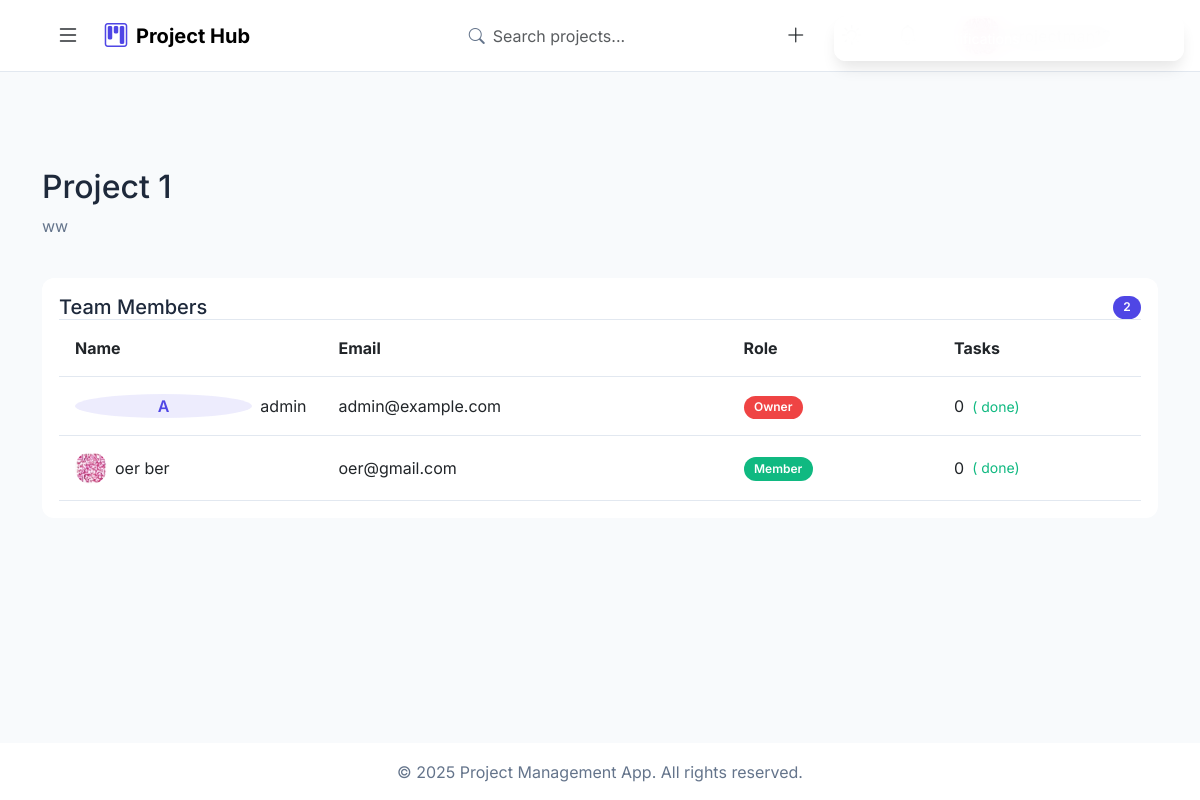
The app's page /projects/1/ (signed in) with its own data.
### projects/models.py (models this page shows, shortened)
class Project(models.Model):
    STATUS_CHOICES = [
        ('planned', 'Planned'),
        ('active', 'Active'),
        ('completed', 'Completed'),
        ('on_hold', 'On Hold')
    ]
    PRIORITY_CHOICES = [
        ('low', 'Low'),
        ('medium', 'Medium'),
        ('high', 'High')
    ]
    name = models.CharField(max_length=200)
    description = models.TextField()
    team = models.ForeignKey(Team, on_delete=models.CASCADE, related_name='projects')
    manager = models.ForeignKey(User, on_delete=models.CASCADE, related_name='managed_projects')
    status = models.CharField(max_length=20, choices=STATUS_CHOICES, default='planned')
    priority = models.CharField(max_length=20, choices=PRIORITY_CHOICES, default='medium')
    start_date = models.DateField()
    end_date = models.DateField()
    created_at = models.DateTimeField(auto_now_add=True)
    class Meta:
        ordering = ['-created_at']
        constraints = [
            models.UniqueConstraint(fields=['name', 'team'], name='unique_project_name_in_team')
        ]

class Team(models.Model):
    name = models.CharField(max_length=200, unique=True)
    description = models.TextField(blank=True)
    owner = models.ForeignKey(
        'User',
        on_delete=models.CASCADE,
        related_name='owned_teams',
        default=get_default_owner,
        null=True
    )
    avatar = models.ImageField(
        upload_to='team_avatars/',
        null=True,
        blank=True
    )
    created_at = models.DateTimeField(auto_now_add=True)
    updated_at = models.DateTimeField(auto_now=True)
    class Meta:
        ordering = ['-created_at']
        constraints = [
            models.UniqueConstraint(
                fields=['name', 'owner'],
                name='unique_team_name_per_owner'
            )
        ]

class TeamMember(models.Model):
    ROLE_CHOICES = [
        ('owner', 'Owner'),      # Full control over team
        ('manager', 'Manager'),  # Can manage projects and members
        ('member', 'Member')     # Basic access and assigned tasks
    ]
    team = models.ForeignKey('Team', on_delete=models.CASCADE, related_name='members')
    user = models.ForeignKey('User', on_delete=models.CASCADE, related_name='team_memberships')
    role = models.CharField(max_length=20, choices=ROLE_CHOICES, default='member')
    date_joined = models.DateTimeField(auto_now_add=True)
    created_by = models.ForeignKey(
        'User',
        on_delete=models.SET_NULL,
        related_name='created_members',
        null=True,
        blank=True
    )

class User(AbstractUser):
    email = models.EmailField(
        unique=True,
        error_messages={
            'unique': "A user with that email already exists.",
        },
        verbose_name='email address'
    )
    is_project_manager = models.BooleanField(
        default=True,  # Default is True for direct registration
        help_text='Designates whether this user can create team member accounts'
    )
    groups = models.ManyToManyField(
        Group,
        related_name='custom_user_groups',
        blank=True,
        help_text='The groups this user belongs to.',
        verbose_name='groups',
    )
    user_permissions = models.ManyToManyField(
        Permission,
        related_name='custom_user_permissions',
        blank=True,
        help_text='Specific permissions for this user.',
        verbose_name='user permissions',
    )
    USERNAME_FIELD = 'username'
    EMAIL_FIELD = 'email'
    REQUIRED_FIELDS = ['email']
    class Meta:
        verbose_name = 'user'
        verbose_name_plural = 'users'
        ordering = ['username']
        indexes = [
            models.Index(fields=['username']),
            models.Index(fields=['email'])
        ]
    def get_full_name(self):
        return f"{self.first_name} {self.last_name}".strip() or self.username

class Profile(models.Model):
    user = models.OneToOneField(User, on_delete=models.CASCADE, related_name='profile')
    bio = models.TextField(blank=True, null=True)
    profile_picture = models.ImageField(upload_to='profiles/', blank=True, null=True)
    date_of_birth = models.DateField(null=True, blank=True)
    phone_number = models.CharField(max_length=15, blank=True, null=True)

### projects/views.py (the view)
# urls.py: path('projects/<int:project_id>/', views.project_detail, name='project_detail'),
@login_required
@handle_view_errors
def project_detail(request, project_id):
    try:
        project = get_object_or_404(
            Project.objects.select_related(
                'team',
                'manager'
            ).prefetch_related(
                'team__members',
                'team__members__user',
                'tasks',
                'tasks__assigned_to'
            ),
            id=project_id
        )
        if not has_project_permission(request.user, project):
            messages.error(request, MSG_PERMISSION_DENIED)
            return redirect('project_list')
        tasks = Task.objects.filter(project=project).select_related(
            'assigned_to',
            'project'
        )
        context = {
            'project': project,
            'tasks': tasks,
            'can_view_members': True,
            'can_manage': can_manage_project(request.user, project)
        }
        return render(request, 'projects/project_detail.html', context)
    except Project.DoesNotExist:
        messages.error(request, "Project not found")
        return redirect('project_list')
    except Exception as e:
        logger.error(f"Project detail error: {str(e)}")
        messages.error(request, MSG_ERROR)
        return redirect('project_list')

### projects/authentication.py (called while the page is built)
    def get_user(self, user_id):
        try:
            return User.objects.get(pk=user_id)
        except User.DoesNotExist:
            return None

### projects/context_processors.py (called while the page is built)
def notification_context(request):
    if request.user.is_authenticated:
        notifications = (request.user.notifications
                       .select_related('content_type')
                       .order_by('-created_at')[:5])
        return {
            'notifications': notifications,
            'unread_notifications_count': request.user.notifications.filter(read=False).count()
        }
    return {
        'notifications': [],
        'unread_notifications_count': 0
    }

### projects/templatetags/custom_filters.py (called while the page is built)
@register.filter
def role_color(role):
    colors = {
        'owner': 'danger',
        'manager': 'primary',
        'member': 'success',
        'admin': 'dark'
    }
    return colors.get(str(role).lower(), 'secondary')

### projects/utils/analytics.py (called while the page is built)
def calculate_completion_rate(user):
    try:
        total_tasks = Task.objects.filter(assigned_to=user).count()
        if not total_tasks:
            return 0
        completed_tasks = Task.objects.filter(
            assigned_to=user,
            status=TASK_STATUS_DONE
        ).count()
        return round((completed_tasks / total_tasks) * 100)
    except Exception as e:
        logger.error(f"Error calculating completion rate: {e}")
        return 0

### projects/utils/permissions.py (called while the page is built, shortened)
def has_project_permission(user, project):
    if user == project.manager or user == project.team.owner or user.is_project_manager:
        return True

def can_manage_project(user, project):
    try:
        member = TeamMember.objects.get(team=project.team, user=user)
        return (
            user == project.manager or
            member.role in ['owner', 'manager']
        )
    except TeamMember.DoesNotExist:
        return False

### projects/templates/projects/project_detail.html (shortened to what this page needs)
{% extends 'base.html' %}
{% load static %}
{% load custom_filters %}
{% block extra_css %}
<link rel="stylesheet" href="{% static 'css/project_detail.css' %}">
{% endblock %}
{% block content %}
<div class="container py-4">
    <div class="row mb-4">
        <div class="col">
            <div class="d-flex justify-content-between align-items-center">
                <h2 class="mb-0">{{ project.name }}</h2>
            </div>
            <p class="text-muted mt-2">{{ project.description }}</p>
        </div>
    </div>
    {% if can_view_members %}
    <div class="glass-card mb-4">
        <div class="card-header bg-transparent border-bottom d-flex justify-content-between align-items-center">
            <h3 class="h5 mb-0">Team Members</h3>
            <span class="badge bg-primary">{{ project.team.members.count }}</span>
        </div>
        <div class="card-body">
            {% if project.team.members.exists %}
            <div class="table-responsive">
                <table class="table align-middle mb-0">
                    <thead>
                        <tr>
                            <th>Name</th>
                            <th>Email</th>
                            <th>Role</th>
                            <th>Tasks</th>
                        </tr>
                    </thead>
                    <tbody>
                        {% for member in project.team.members.all %}
                        <tr>
                            <td>
                                <div class="d-flex align-items-center">
                                    {% if member.user.profile.profile_picture %}
                                        <img src="{{ member.user.profile.profile_picture.url }}" class="rounded-circle me-2" width="32">
                                    {% else %}
                                        <div class="avatar-placeholder me-2">{{ member.user.username|first|upper }}</div>
                                    {% endif %}
                                    {{ member.user.get_full_name|default:member.user.username }}
                                </div>
                            </td>
                            <td>{{ member.user.email }}</td>
                            <td><span class="badge bg-{{ member.role|role_color }}">{{ member.get_role_display }}</span></td>
                            <td>
                                <div class="d-flex align-items-center">
                                    {{ member.user.assigned_tasks.count }}
                                    <small class="text-success ms-2">({{ member.completed_tasks_count }} done)</small>
                                </div>
                            </td>
                        </tr>
                        {% endfor %}
                    </tbody>
                </table>
            </div>
            {% else %}
            <p class="text-center text-muted my-4">No team members yet</p>
            {% endif %}
        </div>
    </div>
    {% endif %}
</div>
{% endblock %}

### static/css/base.css (style rules this page uses)
:root { --primary: #4f46e5; --primary-light: rgba(79, 70, 229, 0.1); --primary-dark: #3c3799; --secondary: #6366f1; --accent: #818cf8; --success: #10b981; --warning: #f59e0b; --danger: #ef4444; --info: #3b82f6; --bg-light: #ffffff; --bg-dark: #0f172a; --text-light: #1e293b; --text-dark: #f8fafc; --text-muted-light: #64748b; --text-muted-dark: #94a3b8; --glass-light: rgba(255, 255, 255, 0.95); --glass-dark: rgba(15, 23, 42, 0.95); --glass-border-light: rgba(255, 255, 255, 0.4); --glass-border-dark: rgba(45, 55, 72, 0.4); --blur: 12px; --header-height: 72px; --sidebar-width: 280px; --border-radius: 12px; --transition-normal: 0.3s ease; --spacing-xs: 0.25rem; --spacing-sm: 0.5rem; --spacing-md: 1rem; --spacing-lg: 1.5rem; --spacing-xl: 2rem; --font-sans: 'Inter', sans-serif; --font-mono: monospace; --shadow-sm: 0 1px 2px rgba(0, 0, 0, 0.05); --shadow-md: 0 4px 6px -1px rgba(0, 0, 0, 0.1); --shadow-lg: 0 10px 15px -3px rgba(0, 0, 0, 0.1); --z-sidebar: 1030; --z-overlay: 1025; --z-dropdown: 1050; --z-toast: 1060; --z-modal: 1070; }
.theme-light { --bg-primary: var(--bg-light); --bg-secondary: #f8fafc; --text-primary: var(--text-light); --text-secondary: var(--text-muted-light); --border-color: #e2e8f0; --glass-bg: var(--glass-light); --glass-border: var(--glass-border-light); --shadow-color: rgba(0, 0, 0, 0.1); }
body { font-family: var(--font-sans); background: var(--bg-secondary); color: var(--text-primary); transition: background-color var(--transition-normal); min-height: 100vh; padding-top: var(--header-height); line-height: 1.5; -webkit-font-smoothing: antialiased; }
.glass-card { background: var(--glass-bg); backdrop-filter: blur(var(--blur)); border: 1px solid var(--glass-border); border-radius: var(--border-radius); padding: var(--spacing-md); }
.badge { display: inline-flex; align-items: center; padding: 0.35rem 0.65rem; font-size: 0.75rem; font-weight: 600; border-radius: 9999px; }
.table { width: 100%; margin-bottom: 1rem; color: var(--text-primary); border-collapse: collapse; }
.table th, .table td { padding: var(--spacing-md); border-bottom: 1px solid var(--border-color); }
.d-flex { display: flex !important; }
.flex-column { flex-direction: column !important; }
.align-items-center { align-items: center !important; }
.border-bottom { border-bottom: 1px solid var(--border-color) !important; }
.rounded-circle { border-radius: 50% !important; }
.bg-primary { background-color: var(--primary) !important; }
.bg-success { background-color: var(--success) !important; }
.bg-danger { background-color: var(--danger) !important; }
.text-success { color: var(--success) !important; }
.text-muted { color: var(--text-secondary) !important; }
.min-vh-100 { min-height: 100vh !important; }
@media (min-width: 1200px) { .container { max-width: 1140px; } }
.avatar-placeholder { width: 100%; height: 100%; display: flex; align-items: center; justify-content: center; background: var(--primary-light); color: var(--primary); font-weight: 600; border-radius: 50%; }

### records on screen
Project: name "Project 1", description "ww", team.members.count "2"
TeamMember: user.username|first "A", user.get_full_name "admin", user.email "admin@example.com", role "Owner", user.assigned_tasks.count "0"
TeamMember: user.profile.profile_picture (picture), user.get_full_name "oer ber", user.email "oer@gmail.com", role "Member", user.assigned_tasks.count "0"
